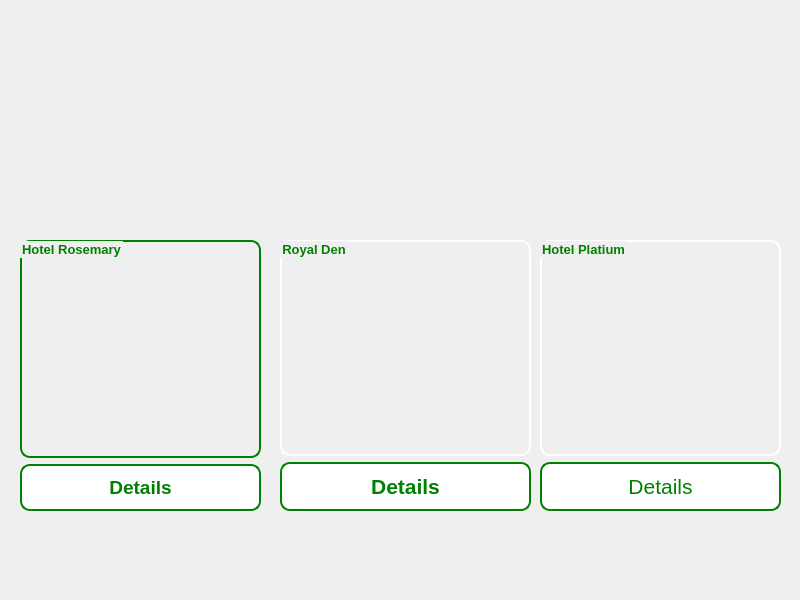
<?xml version="1.0" encoding="UTF-8"?>
<ui version="4.0">
 <class>hotelchoice</class>
 <widget class="QDialog" name="hotelchoice">
  <property name="geometry">
   <rect>
    <x>0</x>
    <y>0</y>
    <width>800</width>
    <height>600</height>
   </rect>
  </property>
  <property name="windowTitle">
   <string>Dialog</string>
  </property>
  <property name="styleSheet">
   <string notr="true">#hotelchoice{
border-image:url(:/images/images/background.PNG);
}</string>
  </property>
  <widget class="QWidget" name="layoutWidget">
   <property name="geometry">
    <rect>
     <x>20</x>
     <y>240</y>
     <width>241</width>
     <height>271</height>
    </rect>
   </property>
   <layout class="QVBoxLayout" name="verticalLayout">
    <item>
     <widget class="QGroupBox" name="groupBox">
      <property name="font">
       <font>
        <family>Arial</family>
        <pointsize>10</pointsize>
        <bold>true</bold>
       </font>
      </property>
      <property name="styleSheet">
       <string notr="true">#groupBox{

border-image:url(:/images/images/Hotel1.jpeg);
border-radius: 10px;
border:2px solid green;
color:green;
font-weight:bolder;

}</string>
      </property>
      <property name="title">
       <string>Hotel Rosemary</string>
      </property>
     </widget>
    </item>
    <item>
     <widget class="QPushButton" name="hotel1">
      <property name="font">
       <font>
        <family>Arial</family>
        <pointsize>14</pointsize>
        <bold>true</bold>
       </font>
      </property>
      <property name="styleSheet">
       <string notr="true">#hotel1{
border-radius:10px;
border:2px solid green;
padding: 10px;
background-color :white;
color:green;

}</string>
      </property>
      <property name="text">
       <string>Details</string>
      </property>
     </widget>
    </item>
   </layout>
  </widget>
  <widget class="QWidget" name="layoutWidget">
   <property name="geometry">
    <rect>
     <x>280</x>
     <y>240</y>
     <width>251</width>
     <height>271</height>
    </rect>
   </property>
   <layout class="QVBoxLayout" name="verticalLayout_2">
    <item>
     <widget class="QGroupBox" name="groupBox_2">
      <property name="font">
       <font>
        <family>Arial</family>
        <pointsize>10</pointsize>
        <bold>true</bold>
       </font>
      </property>
      <property name="styleSheet">
       <string notr="true">#groupBox_2{
border-image:url(:/images/images/Hotel2.jpeg);
border-radius: 10px;
border:2px solid white;
color:green;}</string>
      </property>
      <property name="title">
       <string>Royal Den</string>
      </property>
     </widget>
    </item>
    <item>
     <widget class="QPushButton" name="hotel2">
      <property name="font">
       <font>
        <family>Arial</family>
        <pointsize>16</pointsize>
        <bold>true</bold>
       </font>
      </property>
      <property name="styleSheet">
       <string notr="true">border-radius:10px;
padding: 10px;
background-color :white;
color: green;
border:2px solid green;
</string>
      </property>
      <property name="text">
       <string>Details</string>
      </property>
     </widget>
    </item>
   </layout>
  </widget>
  <widget class="QWidget" name="layoutWidget">
   <property name="geometry">
    <rect>
     <x>540</x>
     <y>240</y>
     <width>241</width>
     <height>271</height>
    </rect>
   </property>
   <layout class="QVBoxLayout" name="verticalLayout_3">
    <item>
     <widget class="QGroupBox" name="groupBox_3">
      <property name="font">
       <font>
        <family>Arial</family>
        <pointsize>10</pointsize>
        <bold>true</bold>
       </font>
      </property>
      <property name="styleSheet">
       <string notr="true">#groupBox_3{
border-image:url(:/images/images/Hotel3.jpeg);
border-radius: 10px;
border:2px solid white;
color:green;}</string>
      </property>
      <property name="title">
       <string>Hotel Platium</string>
      </property>
     </widget>
    </item>
    <item>
     <widget class="QPushButton" name="pushButton_3">
      <property name="font">
       <font>
        <family>Arial</family>
        <pointsize>16</pointsize>
       </font>
      </property>
      <property name="styleSheet">
       <string notr="true">border-radius:10px;
padding: 10px;
background-color :white;
color: green;
border:2px solid green;
</string>
      </property>
      <property name="text">
       <string>Details</string>
      </property>
     </widget>
    </item>
   </layout>
  </widget>
 </widget>
 <resources/>
 <connections/>
</ui>
